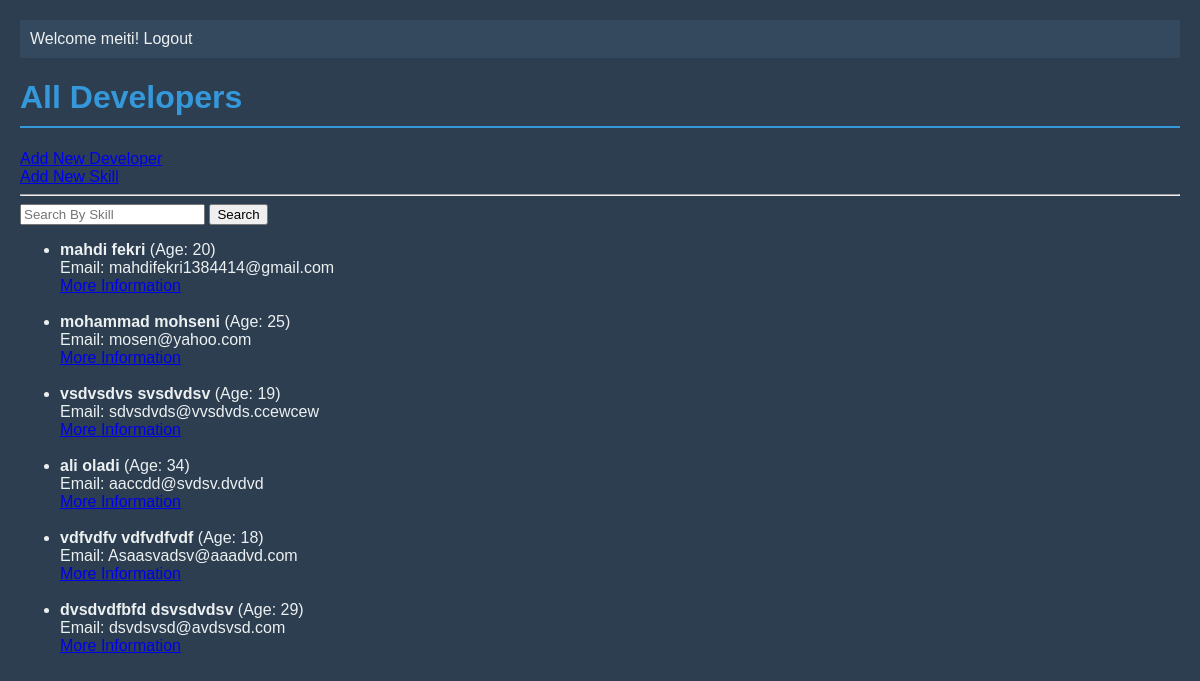
The app's page /developers/ (signed in) with its own data.
### developers/models.py (models this page shows, shortened)
class Developer(models.Model):
    first_name = models.CharField(max_length=20)
    last_name = models.CharField(max_length=20)
    email = models.EmailField(unique=True)
    age = models.IntegerField()
    skill = models.ManyToManyField(Skill)

### developers/views.py (the view)
# urls.py: path("developers/",views.Developers_List.as_view(),name = "developer_list"),
class Developers_List(LoginRequiredMixin,ListView):
    model = Developer
    template_name = 'developers/developer_list.html'
    ordering= ['last_name']
    developers = Developer.objects.prefetch_related('skill').all()
    context_object_name = 'developers'
    def get_queryset(self):
        qs = Developer.objects.prefetch_related('skill').all()
        skill_param = (self.request.GET.get('skill') or '').strip()
        if skill_param:
            if skill_param.isdigit():
              qs = qs.filter(skill__id=int(skill_param)).distinct()
            else:
               qs = qs.filter(skill__title__icontains=skill_param).distinct()
        return qs

### developers/templates/developers/developer_list.html (shortened to what this page needs)
<!DOCTYPE html>
   {% load static %}
    <link rel="stylesheet" href="{% static 'css/back.css' %}">
<html>
    {% include 'navbar.html' %}
<head>
</head>
<body>
    <h1>All Developers</h1>
    <a href="{% url 'create_developer' %}">Add New Developer</a><br>
    <a href="{% url 'create_skills' %}">Add New Skill</a>
    <hr>
     <form method="get" class="mb-3">
        <input type="text" name="skill" placeholder="Search By Skill" value="{{ request.GET.skill }}">
        <button type="submit">Search</button>
      </form>
    <ul>
        {% for dev in developers %}
            <li>
                <strong>{{ dev.first_name }} {{ dev.last_name }}</strong> (Age: {{ dev.age }})
                <br>
                Email: {{ dev.email }}
                <br>
                    <a href="{% url 'developer_details' dev.pk %}">More Information</a><br>
            </li>
            <br>
        {% empty %}
            <li>No developers found.</li>
        {% endfor %}
    </ul>
</body>
</html>

### Task_3/templates/navbar.html (shortened to what this page needs)
{% load static %}
<nav class="navbar">
        {% if user.is_authenticated %}
            <span class="username">Welcome {{ user.username }}!</span>
        <a href="{% url 'logout' %}">Logout</a>
        {% else %}
            <a href="{% url 'login' %}">Login</a>
            <a href="{% url 'register' %}">Register</a>
        {% endif %}
</nav>

### static/css/back.css (style rules this page uses)
body { background-color: #2c3e50; color: #ecf0f1; font-family: Arial, sans-serif; margin: 0; padding: 20px; }
h1 { color: #3498db; border-bottom: 2px solid #3498db; padding-bottom: 10px; }
.navbar { background-color: #34495e; padding: 10px; margin-bottom: 20px; }
.navbar a { color: #ecf0f1; text-decoration: none; margin-right: 15px; }

### records on screen
Developer: first_name "mahdi", last_name "fekri", age "20", email "mahdifekri1384414@gmail.com"
Developer: first_name "mohammad", last_name "mohseni", age "25", email "mosen@yahoo.com"
Developer: first_name "vsdvsdvs", last_name "svsdvdsv", age "19", email "sdvsdvds@vvsdvds.ccewcew"
Developer: first_name "ali", last_name "oladi", age "34", email "aaccdd@svdsv.dvdvd"
Developer: first_name "vdfvdfv", last_name "vdfvdfvdf", age "18", email "Asaasvadsv@aaadvd.com"
Developer: first_name "dvsdvdfbfd", last_name "dsvsdvdsv", age "29", email "dsvdsvsd@avdsvsd.com"

### other values on screen
{{ user.username }} "meiti"
